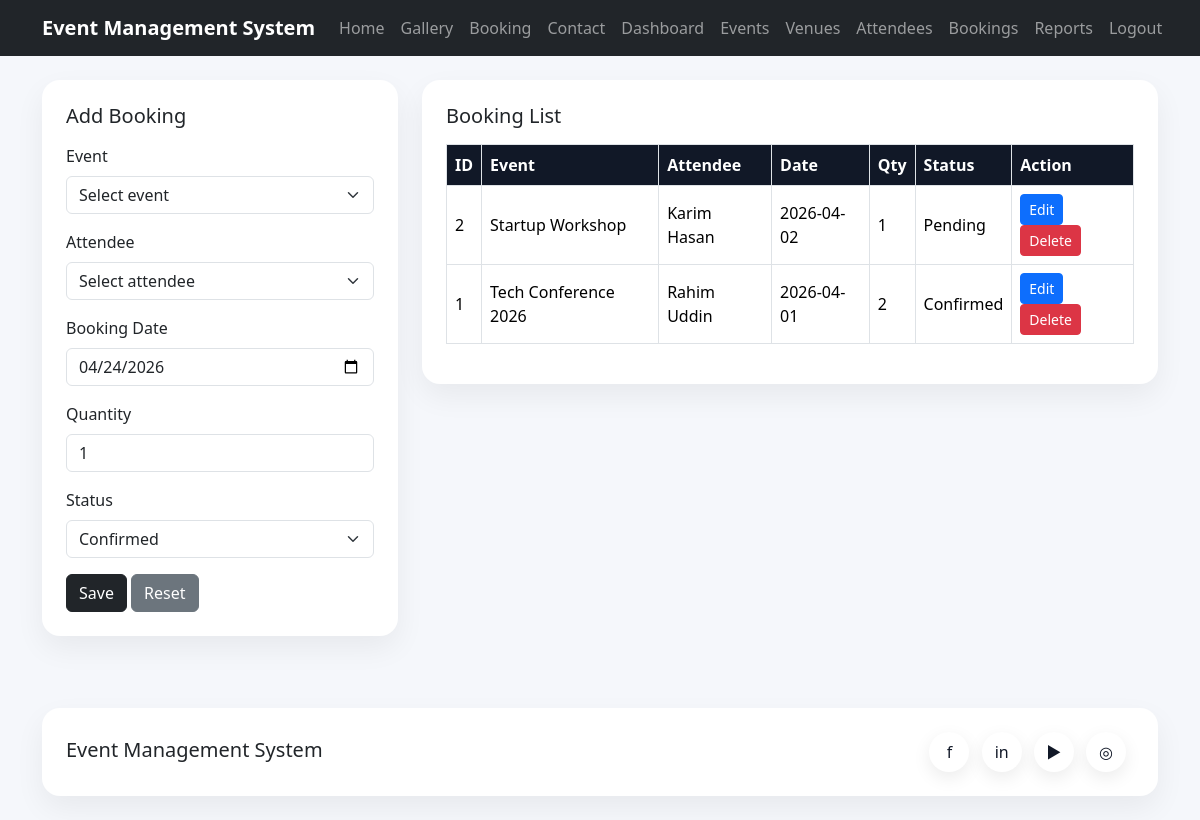
Screenshot of /admin/bookings.php (signed in) with the database file from the repository.
### tables this page shows
CREATE TABLE bookings (
    id INT AUTO_INCREMENT PRIMARY KEY,
    event_id INT NOT NULL,
    attendee_id INT NOT NULL,
    booking_date DATE NOT NULL,
    quantity INT NOT NULL DEFAULT 1,
    status VARCHAR(50) NOT NULL DEFAULT 'Confirmed',
    CONSTRAINT fk_bookings_event FOREIGN KEY (event_id) REFERENCES events(id) ON DELETE CASCADE,
    CONSTRAINT fk_bookings_attendee FOREIGN KEY (attendee_id) REFERENCES attendees(id) ON DELETE CASCADE
);

CREATE TABLE events (
    id INT AUTO_INCREMENT PRIMARY KEY,
    title VARCHAR(150) NOT NULL,
    description TEXT,
    image_url VARCHAR(255) DEFAULT NULL,
    venue_id INT NOT NULL,
    event_date DATE NOT NULL,
    event_time TIME NOT NULL,
    capacity INT NOT NULL,
    ticket_price DECIMAL(10,2) NOT NULL DEFAULT 0,
    CONSTRAINT fk_events_venue FOREIGN KEY (venue_id) REFERENCES venues(id) ON DELETE CASCADE
);

CREATE TABLE attendees (
    id INT AUTO_INCREMENT PRIMARY KEY,
    name VARCHAR(120) NOT NULL,
    email VARCHAR(120) NOT NULL UNIQUE,
    phone VARCHAR(30) NOT NULL
);

### admin/bookings.php (the view, shortened to what this page needs)
<?php
require_once __DIR__ . '/../config/database.php';
$edit = null;
$rows = $pdo->query("SELECT b.*, e.title AS event_title, a.name AS attendee_name
FROM bookings b
LEFT JOIN events e ON b.event_id = e.id
LEFT JOIN attendees a ON b.attendee_id = a.id
ORDER BY b.id DESC")->fetchAll(PDO::FETCH_ASSOC);
include __DIR__ . '/../includes/header.php';
?>
<div class="row g-4">
    <div class="col-lg-4">
        <div class="card p-4">
            <h2 class="h5 mb-3"><?= $edit ? 'Edit Booking' : 'Add Booking' ?></h2>
            <form method="post">
                <div class="mb-3">
                    <label class="form-label">Event</label>
                    <select name="event_id" class="form-select" required>
                        <option value="">Select event</option>
                    </select>
                </div>
                <div class="mb-3">
                    <label class="form-label">Attendee</label>
                    <select name="attendee_id" class="form-select" required>
                        <option value="">Select attendee</option>
                    </select>
                </div>
                <div class="mb-3"><label class="form-label">Booking Date</label><input type="date" name="booking_date" class="form-control" required value="<?= htmlspecialchars($edit['booking_date'] ?? date('Y-m-d')) ?>"></div>
                <div class="mb-3"><label class="form-label">Quantity</label><input type="number" name="quantity" class="form-control" required value="<?= htmlspecialchars($edit['quantity'] ?? '1') ?>"></div>
                <div class="mb-3">
                    <label class="form-label">Status</label>
                    <select name="status" class="form-select" required>
                        <?php $statusValue = $edit['status'] ?? 'Confirmed'; ?>
                        <?php foreach(['Confirmed', 'Pending', 'Cancelled'] as $status): ?>
                            <option value="<?= $status ?>" <?= $statusValue === $status ? 'selected' : '' ?>><?= $status ?></option>
                        <?php endforeach; ?>
                    </select>
                </div>
                <button class="btn btn-dark"><?= $edit ? 'Update' : 'Save' ?></button>
                <a href="bookings.php" class="btn btn-secondary">Reset</a>
            </form>
        </div>
    </div>
    <div class="col-lg-8">
        <div class="card p-4">
            <h2 class="h5 mb-3">Booking List</h2>
            <div class="table-responsive">
                <table class="table table-bordered align-middle">
                    <thead><tr><th>ID</th><th>Event</th><th>Attendee</th><th>Date</th><th>Qty</th><th>Status</th><th>Action</th></tr></thead>
                    <tbody>
                    <?php foreach($rows as $row): ?>
                        <tr>
                            <td><?= $row['id'] ?></td>
                            <td><?= htmlspecialchars($row['event_title'] ?? 'N/A') ?></td>
                            <td><?= htmlspecialchars($row['attendee_name'] ?? 'N/A') ?></td>
                            <td><?= htmlspecialchars($row['booking_date']) ?></td>
                            <td><?= htmlspecialchars($row['quantity']) ?></td>
                            <td><?= htmlspecialchars($row['status']) ?></td>
                            <td>
                                <a class="btn btn-sm btn-primary" href="bookings.php?edit=<?= $row['id'] ?>">Edit</a>
                                <a class="btn btn-sm btn-danger" onclick="return confirm('Delete this booking?')" href="bookings.php?delete=<?= $row['id'] ?>">Delete</a>
                            </td>
                        </tr>
                    <?php endforeach; ?>
                    </tbody>
                </table>
            </div>
        </div>
    </div>
</div>
<?php include __DIR__ . '/../includes/footer.php'; ?>

### includes/header.php (shortened to what this page needs)
<!DOCTYPE html>
<html lang="en">
<head>
    <link href="https://cdn.jsdelivr.net/npm/bootstrap@5.3.3/dist/css/bootstrap.min.css" rel="stylesheet">
    <link href="/event_management_system/assets/css/custom.css" rel="stylesheet">
</head>
<body>
<nav class="navbar navbar-expand-lg navbar-dark bg-dark mb-4">
    <div class="container">
        <a class="navbar-brand" href="/event_management_system/index.php">Event Management System</a>
        <div class="collapse navbar-collapse" id="mainNav">
            <div class="navbar-nav ms-auto">
                <a class="nav-link" href="/event_management_system/index.php">Home</a>
                <a class="nav-link" href="/event_management_system/gallery.php">Gallery</a>
                <a class="nav-link" href="/event_management_system/booking.php">Booking</a>
                <a class="nav-link" href="/event_management_system/contact.php">Contact</a>
                <?php if(isset($_SESSION['admin_id'])): ?>
                    <a class="nav-link" href="/event_management_system/admin/dashboard.php">Dashboard</a>
                    <a class="nav-link" href="/event_management_system/admin/events.php">Events</a>
                    <a class="nav-link" href="/event_management_system/admin/venues.php">Venues</a>
                    <a class="nav-link" href="/event_management_system/admin/attendees.php">Attendees</a>
                    <a class="nav-link" href="/event_management_system/admin/bookings.php">Bookings</a>
                    <a class="nav-link" href="/event_management_system/admin/reports.php">Reports</a>
                    <a class="nav-link" href="/event_management_system/admin/logout.php">Logout</a>
                <?php else: ?>
                <?php endif; ?>
            </div>
        </div>
    </div>
</nav>
<div class="container">

### includes/footer.php (shortened to what this page needs)
</div>
<footer class="mt-5 py-4">
    <div class="container">
        <div class="card p-4">
            <div class="row align-items-center">
                <div class="col-md-6">
                    <h5 class="mb-1">Event Management System</h5>
                </div>
                <div class="col-md-6 text-md-end mt-3 mt-md-0">
                    <div class="footer-social">
                        <a href="#" title="Facebook">f</a>
                        <a href="#" title="LinkedIn">in</a>
                        <a href="#" title="YouTube">▶</a>
                        <a href="#" title="Instagram">◎</a>
                    </div>
                </div>
            </div>
        </div>
    </div>
</footer>
</body>
</html>

### assets/css/custom.css (style rules this page uses)
body { background:#f5f7fb }
.navbar-brand { font-weight:700 }
.card { border:none;border-radius:18px;box-shadow:0 12px 30px rgba(0,0,0,.06) }
.table thead th { background:#111827;color:#fff }
.footer-social a { text-decoration:none;display:inline-flex;align-items:center;justify-content:center;width:40px;height:40px;border-radius:50%;background:#fff;color:#111827;margin-right:8px;box-shadow:0 6px 18px rgba(0,0,0,.08) }

### rows the page displays
bookings: id "2", event.title "Startup Workshop", attendee.name "Karim Hasan", booking_date "2026-04-02", quantity "1", status "Pending"
bookings: id "1", event.title "Tech Conference 2026", attendee.name "Rahim Uddin", booking_date "2026-04-01", quantity "2", status "Confirmed"

### other values shown
form field status "Confirmed"
